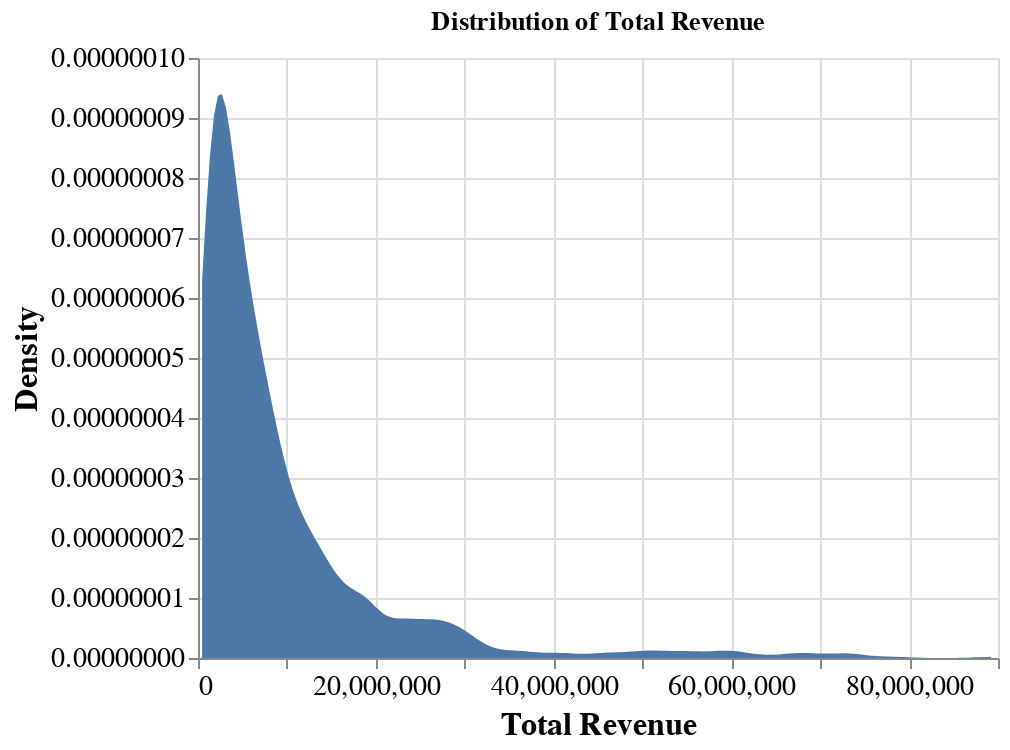

Here is the notebook cell this chart was saved with:
### Markdown cell above
#### Total Revenue

We will examine a density plot of our target variable `total_revenue`

### Code cell
alt.Chart(states_clean).transform_density(
    'total_revenue',
    as_=['total_revenue', 'density']
).mark_area().encode(
    x=alt.X('total_revenue:Q', title='Total Revenue'),
    y=alt.Y('density:Q', title='Density')
).properties(
    title = 'Distribution of Total Revenue'
).configure_axis(
    labelFontSize = 14,
    titleFontSize = 16
).configure_legend(
    labelFontSize = 13,
    titleFontSize = 14
)

### Figure 1 — Vega-Lite specification as saved in the notebook (floating-point values rounded to 4 significant figures; data arrays with more than 128 entries replaced by an {"elided": "..."} marker saying what was removed)
{"config": {"view": {"continuousWidth": 400, "continuousHeight": 300}, "axis": {"labelFontSize": 14, "titleFontSize": 16}, "legend": {"labelFontSize": 13, "titleFontSize": 14}}, "data": {"name": "data-dd763c0afa16603de2a0ec2e79b3cd50"}, "mark": "area", "encoding": {"x": {"type": "quantitative", "field": "total_revenue", "title": "Total Revenue"}, "y": {"type": "quantitative", "field": "density", "title": "Density"}}, "title": "Distribution of Total Revenue", "transform": [{"density": "total_revenue", "as": ["total_revenue", "density"]}], "$schema": "https://vega.github.io/schema/vega-lite/v4.8.1.json", "datasets": {"data-dd763c0afa16603de2a0ec2e79b3cd50": {"elided": "1224 records"}}}
